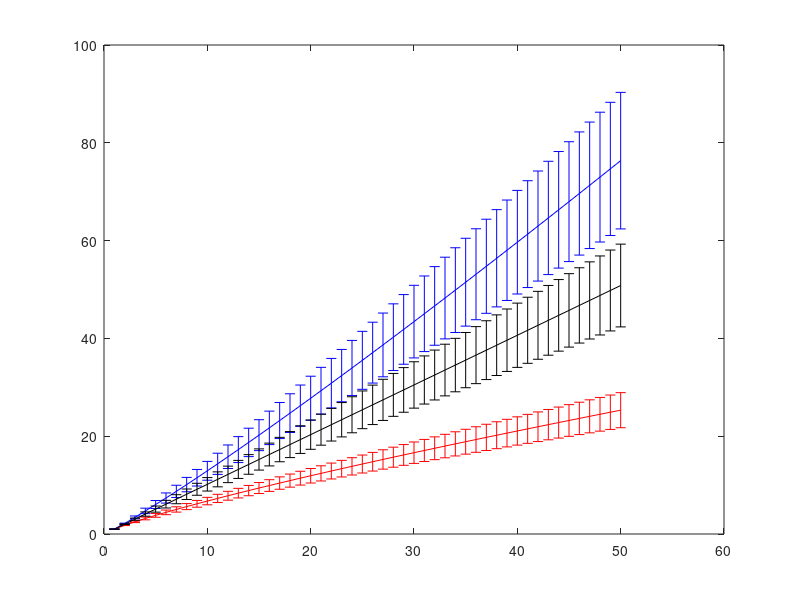

The MATLAB source for this figure:
clear all
close all
F = 50;
n(1) = 25;
n(2) = 75;
n(3) = 50;

sx = 0.05;
sn = 1;
sa = 0.2;

% gibbs

ss = [1:400];
as = 10.^(-0.5:0.01:0.5);

[S A] = ndgrid(ss, as);

colors = {'r', 'b', 'k'}

    figure();
for i = [1:3]
    lik1 = log10(normpdf(S.^A, n(i), sn));
    lik2 = log10(normpdf(log10(S), log10(F), sx));
    prior = log10(normpdf(log10(A), 0, sa));
    post = lik1+lik2+prior;
    post = post - max(post(:));

    postp = 10.^post;
    postp = postp./sum(postp(:));

%     surf(S, A, postp, 'EdgeColor','none','LineStyle','none')
%     view(0,-90)

    postA = repmat(sum(postp, 1), [length(ss), 1]);

    % predictions

    for x = [1:F];
        spdf = normpdf(log10(S), log10(x), sx);
        spdf = spdf./sum(spdf(:));
        jpdf = spdf.*postA;
        jpdf = jpdf./sum(jpdf(:));

        mux(x) = sum(sum(S.^A.*jpdf, 1), 2);
        sdx(x) = sqrt(sum(sum(jpdf.*(S.^A).^2,1),2)-mux(x).^2);


    end

    errorbar([1:F], mux, sdx, colors{i});
    hold on;
    
end
